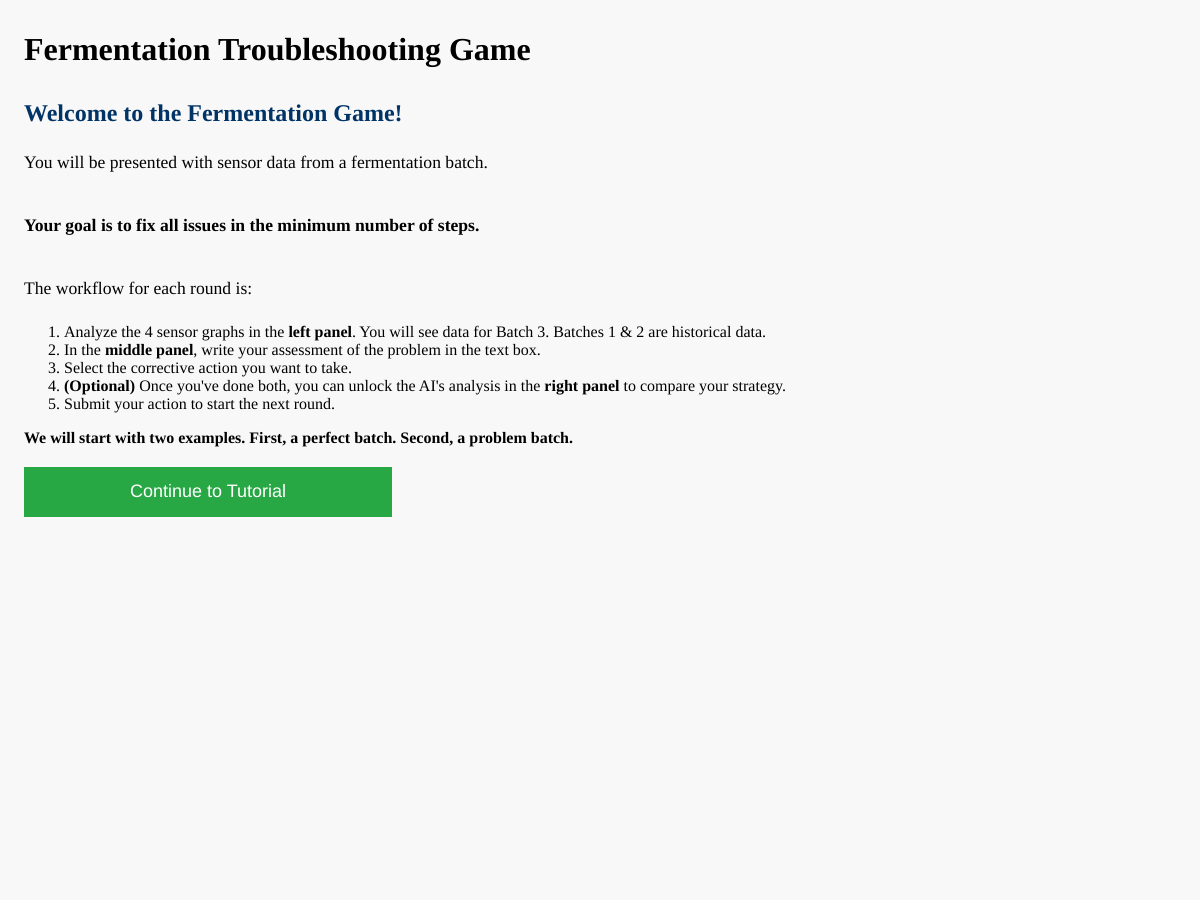
Frame 1 (no input)
Frame 60 (no input): identical to frame 1, image omitted
Frame 120 (the mouse pressed at the canvas centre since frame 60): identical to frame 1, image omitted

The p5.js sketch that drew this single still picture (run headless with seeded random() and noise() and a simulated clock; from frame 60 on, the mouse is pressed at the canvas centre):

// p5.js sketch
// ── sketch.js
// =========================================================================
// === DATA: Scenarios, AI Text, Actions ===================================
// =========================================================================
const SCENARIO_DATA = { 1: { name: '1: All Good', causes: [], sg: 1.025, wortTemp: 20, co2Activity: 20, ph: 4.5 }, 2: { name: '2: Temp Control Fail', causes: ['C1'], sg: 1.018, wortTemp: 25.5, co2Activity: 40, ph: 4.6 }, 3: { name: '3: Yeast Health Issue', causes: ['C2'], sg: 1.045, wortTemp: 19.0, co2Activity: 3, ph: 5.0 }, 4: { name: '4: Oxygen Exposure', causes: ['C3'], sg: 1.018, wortTemp: 21.0, co2Activity: 35, ph: 4.4 }, 5: { name: '5: Sanitation Fail', causes: ['C4'], sg: 1.008, wortTemp: 19.5, co2Activity: 7, ph: 3.2 }, 6: { name: '6: Temp & Yeast', causes: ['C1', 'C2'], sg: 1.050, wortTemp: 25.5, co2Activity: 1, ph: 5.0 }, 7: { name: '7: Temp & Oxygen', causes: ['C1', 'C3'], sg: 1.022, wortTemp: 25.5, co2Activity: 45, ph: 4.7 }, 8: { name: '8: Temp & Sanitation', causes: ['C1', 'C4'], sg: 1.002, wortTemp: 26.0, co2Activity: 20, ph: 2.8 }, 9: { name: '9: Yeast & Oxygen', causes: ['C2', 'C3'], sg: 1.048, wortTemp: 19.0, co2Activity: 2, ph: 5.1 }, 10: { name: '10: Yeast & Sanitation', causes: ['C2', 'C4'], sg: 1.010, wortTemp: 19.5, co2Activity: 4, ph: 3.5 }, 12: { name: '12: Oxygen & Sanitation', causes: ['C3', 'C4'], sg: 1.005, wortTemp: 19.5, co2Activity: 10, ph: 3.0 }, 13: { name: '13: Temp, Yeast, Oxygen', causes: ['C1', 'C2', 'C3'], sg: 1.048, wortTemp: 25.5, co2Activity: 1, ph: 5.1 }, 14: { name: '14: Temp, Yeast, Sanitation', causes: ['C1', 'C2', 'C4'], sg: 1.008, wortTemp: 26.0, co2Activity: 5, ph: 3.0 }, 15: { name: '15: Temp, Oxygen, Sanitation', causes: ['C1', 'C3', 'C4'], sg: 1.001, wortTemp: 26.5, co2Activity: 15, ph: 2.7 }, 16: { name: '16: All Together', causes: ['C1', 'C2', 'C3', 'C4'], sg: 1.040, wortTemp: 26.0, co2Activity: 2, ph: 3.5 },};
const ACTIONS = { 'fix_temp': { text: 'Fix Temperature Controller', fixes: 'C1' }, 'pitch_yeast': { text: 'Pitch New/Healthy Yeast', fixes: 'C2' }, 'manage_oxygen': { text: 'Improve Oxygen Management', fixes: 'C3' }, 'sterilize': { text: 'Sterilize Equipment', fixes: 'C4' }};
const SENSOR_DEFS = { sg: { label: 'SG', unit: '', min: 0.990, max: 1.060 }, wortTemp: { label: 'Wort Temp', unit: '°C', min: 10, max: 30 }, co2Activity: { label: 'CO2 Activity', unit: 'b/min', min: 0, max: 50 }, ph: { label: 'pH', unit: '', min: 3.0, max: 6.0 }};
const AI_ASSESSMENTS = { 1: "All sensors report normal readings within their ideal fermentation ranges. The process appears stable and healthy.", 5: "pH: Significant, continuous drop, reaching unusually low levels (souring). SG: Dropped too low, indicating over-attenuation, likely by a non-yeast microbe. CO2: Low activity, suggesting the primary yeast culture is struggling or outcompeted. This pattern strongly indicates a sanitation failure and bacterial contamination.", 6: "Extremely slow or no SG drop, indicating fermentation is stuck. CO2 activity is almost zero. Wort temp is too high, which stresses the yeast. This combination points to a failure in both temperature control and a severely underperforming or unhealthy yeast pitch." };

// === NEW ===: Added safe operating ranges for graph backgrounds
const SENSOR_RANGES = {
    sg: { normal: [1.020, 1.035] },
    wortTemp: { normal: [19.5, 20.5] },
    co2Activity: { normal: [15, 25] },
    ph: { normal: [4.4, 4.6] }
};

// =========================================================================

const LINE_COLORS = { sg: '#E63946', wortTemp: '#457B9D', co2Activity: '#A8DADC', ph: '#1D3557' };

let gameState = { mode: 'TUTORIAL', step: 1 };
const STARTING_SCENARIO_ID = 6;
let currentScenarioID = null;
let roundNumber = 1; let gameLog = []; let userID = `User_${Date.now()}`; let selectedAction = null;
let sensorHistory = { sg: [], wortTemp: [], co2Activity: [], ph: [] };

// === MODIFIED ===: Layout variables changed for 3-column layout
let PADDING, PANEL_WIDTH, PANEL_Y;
let LEFT_PANEL_X, MID_PANEL_X, RIGHT_PANEL_X;
let mainTitle, roundTitle, rightPanel, userAssessmentEl, aiPanel, aiButton, aiStrategyBox;

// === MODIFIED: Replaced single elements with A/B testing elements ===
let aiAnalysisA_El, aiRecommendationA_El, aiCopyButtonA;
let aiAnalysisB_El, aiRecommendationB_El, aiCopyButtonB;
// === END MOD ===

let currentAIRecommendationText = ''; // To store plain text
let currentAIAnalysisText = ''; // To store plain text analysis
const currentAINoiseText = 'Noise'; // This is constant

let actionContainer, actionButtons = {}, seqContainer, seqRadio, logPanel, logPreviewEl, progressButton, tutorialTextContainer;

function setup() {
    // === MODIFIED ===: Adjusted canvas height for new layout
    createCanvas(windowWidth, 900).style('box-shadow', '0 4px 8px rgba(0,0,0,0.1)');
    angleMode(DEGREES);
    
    calculateLayout();

    // Create ALL UI elements once...
    // === MODIFIED ===: Titles positioned in left column
    mainTitle = createElement('h1', 'Fermentation Troubleshooting Game').position(PADDING, 10);
    tutorialTextContainer = createDiv('').position(PADDING, 80).size(windowWidth - PADDING * 2); // Full width for tutorial
    roundTitle = createElement('h2', '').position(PADDING, 80);
    
    // === SECTION 2: User Panel (Middle) ===
    // === MODIFIED ===: Positioned in Middle Column
    rightPanel = createDiv('').position(MID_PANEL_X, PANEL_Y);
    createElement('h2', 'Your Turn').parent(rightPanel);
    createSpan('1. Write your assessment of the situation:').parent(rightPanel).style('font-weight', 'bold').style('display', 'block').style('margin-top', '20px');
    userAssessmentEl = createElement('textarea').parent(rightPanel).size(PANEL_WIDTH, 100).attribute('placeholder', 'e.g., The temperature is too high...');
    userAssessmentEl.input(checkInputsForAIButton);
    
    createSpan('2. Select your action for the next batch:').parent(rightPanel).style('font-weight', 'bold').style('display', 'block').style('margin-top', '20px');
    actionContainer = createDiv('').parent(rightPanel);
    for (const [key, action] of Object.entries(ACTIONS)) {
        let btn = createButton(action.text).parent(actionContainer).size(PANEL_WIDTH, 35).style('display', 'block').style('margin-bottom', '5px');
        btn.mousePressed(() => {
            selectUserAction(key, btn);
            checkInputsForAIButton(); // Check if AI button can be enabled
        });
        actionButtons[key] = btn;
    }
    createSpan('3. How easy or difficult was this task? (1=Very easy, 7=Very difficult)').parent(rightPanel).style('font-weight', 'bold').style('display', 'block').style('margin-top', '20px');
    seqContainer = createDiv('').parent(rightPanel);
    seqRadio = createRadio().parent(seqContainer).style('display', 'flex').style('width', `${PANEL_WIDTH}px`).style('justify-content', 'space-between');
    for (let i = 1; i <= 7; i++) { seqRadio.option(i); }

    progressButton = createButton('Continue').parent(rightPanel).size(PANEL_WIDTH, 50).style('font-size', '18px').style('background-color', '#28a745').style('color', 'white').style('border', 'none').style('margin-top', '20px');
    
    // === SECTION 3: AI Panel (Right) ===
    // === MODIFIED ===: Positioned in Right Column
    aiPanel = createDiv('').position(RIGHT_PANEL_X, PANEL_Y);
    aiButton = createButton('See AI Analysis & Recommendation').parent(aiPanel).size(PANEL_WIDTH, 40).style('font-size', '16px').style('background-color', '#17a2b8').style('color', 'white').style('border', 'none').mousePressed(toggleAIStrategy);
    aiStrategyBox = createDiv('').parent(aiPanel).size(PANEL_WIDTH, 'auto').style('margin-top', '10px').style('background-color', '#eef7ff').style('border', '1px solid #b3d7ff').style('padding', '15px').style('border-radius', '5px');
    
    // === MODIFIED: Create A/B Testing Layout ===
    
    // --- Block A (Real) ---
    createElement('h3', 'AI Analysis A').parent(aiStrategyBox);
    aiAnalysisA_El = createP('').parent(aiStrategyBox)
        .style('padding', '10px')
        .style('background-color', '#f8f9fa')
        .style('border', '1px solid #ccc')
        .style('border-radius', '4px')
        .style('margin-bottom', '10px')
        .style('min-height', '20px');

    createElement('h3', 'Recommended Action A').parent(aiStrategyBox);
    aiRecommendationA_El = createP('').parent(aiStrategyBox)
        .style('padding', '10px')
        .style('background-color', '#f8f9fa')
        .style('border', '1px solid #ccc')
        .style('border-radius', '4px')
        .style('margin-bottom', '10px')
        .style('min-height', '20px');

    aiCopyButtonA = createButton('Copy AI Analysis A')
        .parent(aiStrategyBox)
        .style('width', `${PANEL_WIDTH - 32}px`) // -32 for padding/border
        .style('min-height', '40px')
        .style('padding', '10px')
        .style('background-color', '#007bff')
        .style('color', 'white')
        .style('border', 'none')
        .style('border-radius', '5px')
        .style('margin-top', '5px')
        .style('cursor', 'pointer');
        
    aiCopyButtonA.mousePressed(() => {
        const combinedText = `${currentAIAnalysisText}\n\nRecommended Action: ${currentAIRecommendationText}`;
        userAssessmentEl.value(combinedText.trim()); 
        checkInputsForAIButton(); // Re-check button states
    });

    // --- Divider ---
    createElement('hr').parent(aiStrategyBox).style('margin', '20px 0');

    // --- Block B (Noise) ---
    createElement('h3', 'AI Analysis B (Noise)').parent(aiStrategyBox);
    aiAnalysisB_El = createP(currentAINoiseText).parent(aiStrategyBox)
        .style('padding', '10px')
        .style('background-color', '#f8f9fa')
        .style('border', '1px solid #ccc')
        .style('border-radius', '4px')
        .style('margin-bottom', '10px')
        .style('min-height', '20px');

    createElement('h3', 'Recommended Action B (Noise)').parent(aiStrategyBox);
    aiRecommendationB_El = createP(currentAINoiseText).parent(aiStrategyBox)
        .style('padding', '10px')
        .style('background-color', '#f8f9fa')
        .style('border', '1px solid #ccc')
        .style('border-radius', '4px')
        .style('margin-bottom', '10px')
        .style('min-height', '20px');

    aiCopyButtonB = createButton('Copy AI Analysis B')
        .parent(aiStrategyBox)
        .style('width', `${PANEL_WIDTH - 32}px`) // -32 for padding/border
        .style('min-height', '40px')
        .style('padding', '10px')
        .style('background-color', '#6c757d') // Grey color
        .style('color', 'white')
        .style('border', 'none')
        .style('border-radius', '5px')
        .style('margin-top', '5px')
        .style('cursor', 'pointer');
        
    aiCopyButtonB.mousePressed(() => {
        const combinedText = `${currentAINoiseText}\n\nRecommended Action: ${currentAINoiseText}`;
        userAssessmentEl.value(combinedText.trim()); 
        checkInputsForAIButton(); // Re-check button states
    });
    // === END MODIFICATION ===
    
    // === Logging Section (at bottom) ===
    // === MODIFIED ===: Positioned at bottom, spans width
    logPanel = createDiv('').position(PADDING, LOG_Y);
    createElement('h2', 'Experiment Log').parent(logPanel);
    const downloadButton = createButton('Download Log (CSV)').parent(logPanel).mousePressed(downloadLog);
    logPreviewEl = createP('Log will appear here...').parent(logPanel).size(windowWidth - PADDING * 2, 100).style('background-color', '#e9ecef').style('padding', '10px').style('overflow-y', 'auto');
    
    updateUIForState();
}

// === NEW ===: Function to calculate all layout variables for 3 columns
function calculateLayout() {
    PADDING = windowWidth * 0.02;
    PANEL_WIDTH = constrain((windowWidth - PADDING * 4) / 3, 300, 500); // Width of one column
    PANEL_Y = 140; // Start Y for all 3 panels

    LEFT_PANEL_X = PADDING;
    MID_PANEL_X = PADDING * 2 + PANEL_WIDTH;
    RIGHT_PANEL_X = PADDING * 3 + PANEL_WIDTH * 2;

    // Graph dimensions (for 1x4 stack in left panel)
    GRAPH_W = PANEL_WIDTH;
    GRAPH_H = 120; // Height of one small graph (Reduced from 150)
    
    // Log Panel (Bottom)
    // Positioned below the tallest potential panel (graphs)
    const graphColumnHeight = (GRAPH_H + PADDING) * 4; // Approx 680px
    LOG_Y = PANEL_Y + graphColumnHeight + PADDING * 2; // Add padding
}


function windowResized() {
    // === MODIFIED ===: Adjusted canvas height
    resizeCanvas(windowWidth, 900);
    calculateLayout();

    // Reposition all elements
    mainTitle.position(PADDING, 10);
    tutorialTextContainer.position(PADDING, 80).size(windowWidth - PADDING * 2);
    roundTitle.position(PADDING, 80);
    
    // Middle Panel
    rightPanel.position(MID_PANEL_X, PANEL_Y).size(PANEL_WIDTH);
    userAssessmentEl.size(PANEL_WIDTH, 100);
    actionContainer.size(PANEL_WIDTH);
    for (const btn of Object.values(actionButtons)) {
        btn.size(PANEL_WIDTH, 35);
    }
    seqContainer.style('width', `${PANEL_WIDTH}px`);
    progressButton.size(PANEL_WIDTH, 50);

    // Right Panel
    aiPanel.position(RIGHT_PANEL_X, PANEL_Y).size(PANEL_WIDTH);
    aiButton.size(PANEL_WIDTH, 40);
    aiStrategyBox.size(PANEL_WIDTH, 'auto');
    // === MODIFIED: Resize new copy buttons ===
    aiCopyButtonA.style('width', `${PANEL_WIDTH - 32}px`);
    aiCopyButtonB.style('width', `${PANEL_WIDTH - 32}px`);
    // === END MODIFICATION ===
    
    // Log Panel
    logPanel.position(PADDING, LOG_Y);
    logPreviewEl.size(windowWidth - PADDING * 2, 100);
}

function draw() {
    background(248);
    // === MODIFIED ===: Call new function to draw 4 graphs
    if (currentScenarioID && gameState.mode !== 'TUTORIAL' || (gameState.mode === 'TUTORIAL' && gameState.step > 1)) {
        drawAllDashboardGraphs();
    }
}

// --- STATE MANAGEMENT & UI CONTROL ---
function updateUIForState() {
    [mainTitle, roundTitle, rightPanel, tutorialTextContainer, aiPanel, logPanel, progressButton].forEach(el => el.hide());
    resetActionButtonsStyle(); selectedAction = null; userAssessmentEl.value(''); seqRadio.value(null);

    aiButton.attribute('disabled', 'true').style('background-color', '#ccc');
    aiStrategyBox.hide();

    if (gameState.mode === 'TUTORIAL') {
        switch (gameState.step) {
            case 1:
                mainTitle.show(); tutorialTextContainer.show();
                
                drawTutorialStep1Text(); 
                
                // === MODIFIED ===: Button attached to tutorial container
                tutorialTextContainer.child(progressButton);
                progressButton.show();
                progressButton.html('Continue to Tutorial').mousePressed(goToTutorialStep2);
                break;
            case 2:
                // === MODIFIED ===: Show round title, hide tutorial text
                roundTitle.html('Tutorial: Write assessment and move forward').show();
                tutorialTextContainer.hide();
                
                rightPanel.show(); // Show Middle Panel
                rightPanel.child(progressButton);
                progressButton.show();
                [actionContainer, seqContainer, aiPanel].forEach(el => el.hide()); // Hide actions, seq, and AI
                progressButton.html('Continue').mousePressed(checkTutorialStep2);
                break;
            case 3:
                // === MODIFIED ===: Show round title, hide tutorial text
                roundTitle.html('Tutorial: Assess, Act, then Check AI').show();
                tutorialTextContainer.hide();
                
                rightPanel.show(); // Show Middle Panel
                aiPanel.show(); // Show Right Panel
                actionContainer.show();
                
                rightPanel.child(progressButton);
                progressButton.show();
                seqContainer.hide();
                progressButton.html('Check & Finish Tutorial').mousePressed(checkTutorialStep3);
                break;
        }
    } else if (gameState.mode === 'GAME') {
        // === MODIFIED ===: Show all 3 panels (graphs are in draw loop)
        mainTitle.show(); 
        roundTitle.html(`Round ${roundNumber}: Sensor Dashboard`).show();
        tutorialTextContainer.hide();
        
        rightPanel.show(); // Show Middle Panel
        aiPanel.show(); // Show Right Panel
        logPanel.show(); // Show Log Panel
        
        actionContainer.show();
        seqContainer.show();
        
        rightPanel.child(progressButton);
        progressButton.show();
        progressButton.html('Start Next Round').mousePressed(startNextBatch);
    }
    if (currentScenarioID) updateAIBoxContent();
}

// --- TUTORIAL PROGRESSION ---
function drawTutorialStep1Text() {
    tutorialTextContainer.html(`
        <h2 style="color: #003366;">Welcome to the Fermentation Game!</h2>
        <p style="font-size: 1.1em; line-height: 1.8;">
            You will be presented with sensor data from a fermentation batch. <br><br>
            <b>Your goal is to fix all issues in the minimum number of steps.</b><br><br>
            The workflow for each round is:
            <ol>
                <li>Analyze the 4 sensor graphs in the <b>left panel</b>. You will see data for Batch 3. Batches 1 & 2 are historical data.</li>
                <li>In the <b>middle panel</b>, write your assessment of the problem in the text box.</li>
                <li>Select the corrective action you want to take.</li>
                <li><b>(Optional)</b> Once you've done both, you can unlock the AI's analysis in the <b>right panel</b> to compare your strategy.</li>
                <li>Submit your action to start the next round.</li>
            </ol>
            <b>We will start with two examples. First, a perfect batch. Second, a problem batch.</b>
        </p>`);
}

function seedSensorHistory(startScenarioID) {
    sensorHistory = { sg: [], wortTemp: [], co2Activity: [], ph: [] };
    const goodData = SCENARIO_DATA[1];
    const startData = SCENARIO_DATA[startScenarioID];
    for (let i = 0; i < 2; i++) {
        sensorHistory.sg.push(goodData.sg);
        sensorHistory.wortTemp.push(goodData.wortTemp);
        sensorHistory.co2Activity.push(goodData.co2Activity);
        sensorHistory.ph.push(goodData.ph);
    }
    sensorHistory.sg.push(startData.sg);
    sensorHistory.wortTemp.push(startData.wortTemp);
    sensorHistory.co2Activity.push(startData.co2Activity);
    sensorHistory.ph.push(startData.ph);
}

function goToTutorialStep2() { 
    gameState.step = 2; 
    currentScenarioID = 1;
    seedSensorHistory(currentScenarioID); 
    updateUIForState(); 
}
function checkTutorialStep2() { 
    if (userAssessmentEl.value().trim().toLowerCase().includes('good')) { 
        gameState.step = 3; 
        currentScenarioID = 5;
        seedSensorHistory(currentScenarioID);
        updateUIForState(); 
    } else { 
        alert('Please look at the graphs (all lines stable and normal) and write "All good" in the text box to continue.'); 
    } 
}
function checkTutorialStep3() { 
    const assessmentFilled = userAssessmentEl.value().trim() !== '';
    if (!assessmentFilled) {
        alert('Please write your assessment first. Look at the graphs - what do you think is wrong?'); 
        return; 
    }
    if (selectedAction === null) {
        alert('Please select an action based on your assessment.'); 
        return; 
    }
    if (aiStrategyBox.style('display') === 'none') {
        alert('Great! You\'ve made your choice. Now click "See AI Analysis & Recommendation" to check your work.'); 
        return; 
    }
    if (selectedAction !== 'sterilize') {
        alert('Your selected action is incorrect. Look at the AI recommendation and select "Sterilize Equipment" to continue.'); 
        return; 
    }
    startGame(); 
}
function startGame() { 
    gameState.mode = 'GAME'; 
    currentScenarioID = STARTING_SCENARIO_ID; 
    roundNumber = 1;
    seedSensorHistory(currentScenarioID); 
    alert("Tutorial complete! The real challenge begins now."); 
    updateUIForState(); 
}

// --- MAIN GAME LOGIC ---
function startNextBatch() {
    const userAssessment = userAssessmentEl.value();
    const seqScore = seqRadio.value();
    if (!selectedAction || userAssessment.trim() === '' || !seqScore) { alert('Please write an assessment, select an action, and rate the difficulty.'); return; }
    
    const currentBatchNum = sensorHistory.sg.length;
    const logEntry = { userID, round: roundNumber, batch: currentBatchNum, currentScenarioID, currentScenarioName: SCENARIO_DATA[currentScenarioID].name, userAssessmentText: userAssessment.replace(/,/g, ';'), aiText: (AI_ASSESSMENTS[currentScenarioID] || '').replace(/,/g, ';'), aiChecked: aiStrategyBox.style('display') !== 'none', userAction: selectedAction, seqScore };
    
    const nextScenarioID = determineNextState(currentScenarioID, selectedAction);
    logEntry.nextScenarioID = nextScenarioID;
    gameLog.push(logEntry); logPreviewEl.html(`<pre>${JSON.stringify(gameLog, null, 2)}</pre>`);
    
    if (nextScenarioID === 1) { 
        currentScenarioID = nextScenarioID;
        updateSensorHistory();
        endGame(); 
        return; 
    }
    
    roundNumber++;
    currentScenarioID = nextScenarioID;
    updateSensorHistory();
    updateUIForState();
}

// --- HELPER & DRAWING FUNCTIONS ---

function updateSensorHistory() {
    if (!currentScenarioID) return;
    if (sensorHistory.sg.length >= 8) return; 
    const scenario = SCENARIO_DATA[currentScenarioID];
    sensorHistory.sg.push(scenario.sg);
    sensorHistory.wortTemp.push(scenario.wortTemp);
    sensorHistory.co2Activity.push(scenario.co2Activity);
    sensorHistory.ph.push(scenario.ph);
}

function checkInputsForAIButton() {
    const assessmentFilled = userAssessmentEl.value().trim() !== '';
    const actionSelected = selectedAction !== null;
    
    if ((gameState.mode === 'TUTORIAL' && gameState.step === 3) || gameState.mode === 'GAME') {
        if (assessmentFilled && actionSelected) {
            aiButton.removeAttribute('disabled');
            aiButton.style('background-color', '#17a2b8');
        } else {
            aiButton.attribute('disabled', 'true');
            aiButton.style('background-color', '#ccc');
            aiStrategyBox.hide();
        }
    }
}

// === MODIFIED ===: Main function to draw the 1x4 stack of graphs
function drawAllDashboardGraphs() {
    // 1x4 grid layout in the left panel
    const x = LEFT_PANEL_X;
    const y1 = PANEL_Y;
    const y2 = PANEL_Y + GRAPH_H + PADDING;
    const y3 = PANEL_Y + (GRAPH_H + PADDING) * 2;
    const y4 = PANEL_Y + (GRAPH_H + PADDING) * 3;
    
    drawSingleGraph('sg', x, y1, GRAPH_W, GRAPH_H);
    drawSingleGraph('wortTemp', x, y2, GRAPH_W, GRAPH_H);
    drawSingleGraph('co2Activity', x, y3, GRAPH_W, GRAPH_H);
    drawSingleGraph('ph', x, y4, GRAPH_W, GRAPH_H);
}


// === NEW ===: Reusable function to draw one graph
function drawSingleGraph(sensorID, x, y, w, h) {
    const def = SENSOR_DEFS[sensorID];
    const history = sensorHistory[sensorID];
    const color = LINE_COLORS[sensorID];
    const numPoints = history.length;
    
    push();
    
    // Draw graph boundary
    stroke(150);
    noFill();
    rect(x, y, w, h);
    
    // === NEW: Draw safety zone ===
    const ranges = SENSOR_RANGES[sensorID];
    if (ranges && ranges.normal) {
        // map(value, minIn, maxIn, minOut, maxOut)
        const yNormalMin = map(ranges.normal[1], def.min, def.max, y + h, y); // Map high value to low Y
        const yNormalMax = map(ranges.normal[0], def.min, def.max, y + h, y); // Map low value to high Y
        const normalRangeHeight = yNormalMax - yNormalMin;
        
        push();
        fill(220, 245, 220); // Light green background
        noStroke();
        rect(x, yNormalMin, w, normalRangeHeight);
        pop();
    }
    // === END NEW ===

    // Draw Graph Title
    fill(color);
    noStroke();
    textSize(14);
    textStyle(BOLD);
    textAlign(LEFT, TOP);
    text(`${def.label} (${def.unit})`, x + 10, y + 10);
    
    // Draw Y-axis min/max labels
    textSize(10);
    textStyle(NORMAL);
    fill(100);
    textAlign(RIGHT, TOP);
    text(def.max.toFixed(def.label === 'SG' ? 3 : (def.label === 'pH' ? 2 : 1)), x - 5, y + 5);
    textAlign(RIGHT, BOTTOM);
    text(def.min.toFixed(def.label === 'SG' ? 3 : (def.label === 'pH' ? 2 : 1)), x - 5, y + h - 5);


    // Draw X-axis labels for all 8 batches
    textAlign(CENTER, TOP);
    fill(100);
    noStroke();
    textSize(10);
    const xPad = w / 16; // Padding inside the graph
    for (let b = 1; b <= 8; b++) {
        const xPos = map(b, 1, 8, x + xPad, x + w - xPad);
        // === MODIFIED: Changed label from B to T ===
        text(`T${b}`, xPos, y + h + 5);
        // === END MODIFICATION ===
    }
    
    // Draw the line
    stroke(color);
    strokeWeight(2);
    noFill();
    beginShape();
    
    let lastX = 0, lastY = 0;

    for (let i = 0; i < numPoints; i++) {
        const val = history[i];
        const b = i + 1; // Batch number
        const xPos = map(b, 1, 8, x + xPad, x + w - xPad);
        const yPos = map(val, def.min, def.max, y + h, y); // Inverted Y-axis
        
        vertex(xPos, yPos);
        
        // Draw a small circle at each data point
        push();
        fill(color);
        noStroke();
        circle(xPos, yPos, 6);
        pop();
        
        if (i === numPoints - 1) {
            lastX = xPos;
            lastY = yPos;
        }
    }
    endShape();
    
    // Draw current value label at the end of the line
    if (numPoints > 0) {
        fill(color);
        noStroke();
        textSize(12);
        textAlign(LEFT, CENTER);
        textStyle(BOLD);
        const lastVal = history[numPoints - 1];
        text(lastVal.toFixed(def.label === 'SG' ? 3 : (def.label === 'pH' ? 2 : 1)), lastX + 8, lastY);
    }
    
    pop();
}


function updateAIBoxContent() {
    if (!currentScenarioID) return;
    const scenario = SCENARIO_DATA[currentScenarioID];
    
    // === MODIFIED: Store plain text for analysis ===
    currentAIAnalysisText = AI_ASSESSMENTS[currentScenarioID] || 'No detailed assessment available.';
    aiAnalysisA_El.html(currentAIAnalysisText); // Set HTML for Block A
    // === END MODIFICATION ===
    
    const recommendedActions = scenario.causes.map(cause => 
        Object.values(ACTIONS).find(a => a.fixes === cause).text
    );
    
    // === MODIFIED: Set P tag text and copy-text variable ===
    if (recommendedActions.length > 0) {
         currentAIRecommendationText = recommendedActions.join('; '); // Plain text for copy
         aiRecommendationA_El.html(recommendedActions.join('<br>')); // HTML for Block A
    } else {
         currentAIRecommendationText = 'No corrective action needed.';
         aiRecommendationA_El.html('No corrective action needed.');
    }
    
    // Set content for Block B (Noise)
    aiAnalysisB_El.html(currentAINoiseText);
    aiRecommendationB_El.html(currentAINoiseText);
    // === END MODIFICATION ===
}

function determineNextState(currentID, actionID) { const currentCauses = SCENARIO_DATA[currentID].causes; const causeToFix = ACTIONS[actionID].fixes; if (currentCauses.includes(causeToFix)) { const remainingCauses = currentCauses.filter(c => c !== causeToFix); for (const [id, scenario] of Object.entries(SCENARIO_DATA)) { if (scenario.causes.length === remainingCauses.length && remainingCauses.every(c => scenario.causes.includes(c))) { return parseInt(id); } } } return currentID; }
function endGame() { 
    const userRounds = roundNumber;
    gameLog.forEach(entry => entry.performanceScore = userRounds); 
    logPreviewEl.html(`<pre>${JSON.stringify(gameLog, null, 2)}</pre>`); 
    
    // Use a custom modal/div instead of alert
    const endMessage = createDiv(`
        <div style="position: fixed; top: 0; left: 0; width: 100%; height: 100%; background: rgba(0,0,0,0.5); display: flex; justify-content: center; align-items: center; z-index: 1000;">
            <div style="background: white; padding: 30px; border-radius: 8px; box-shadow: 0 4px 15px rgba(0,0,0,0.2); text-align: center;">
                <h2>Congratulations!</h2>
                <p style="font-size: 1.1em; margin: 15px 0;">You fixed all the issues in ${userRounds} rounds.</p>
                <p>Please download the log file to complete the game.</p>
            </div>
        </div>
    `);
    
    selectAll('button').forEach(b => b.attribute('disabled', '')); 
}
function selectUserAction(actionKey, button) { selectedAction = actionKey; resetActionButtonsStyle(); button.style('background-color', '#007bff').style('color', 'white'); }
function resetActionButtonsStyle() { for (const btn of Object.values(actionButtons)) { btn.style('background-color', '#f0f0f0').style('color', 'black'); } }
function toggleAIStrategy() { if (aiStrategyBox.style('display') === 'none') { aiStrategyBox.show(); } else { aiStrategyBox.hide(); } }
function downloadLog() { let csvContent = "data:text/csv;charset=utf-8,"; if (gameLog.length === 0) return; csvContent += Object.keys(gameLog[0]).join(",") + "\r\n"; gameLog.forEach(row => { csvContent += Object.values(row).join(",") + "\r\n"; }); const encodedUri = encodeURI(csvContent); const link = createA(encodedUri, ''); link.attribute("download", `fermentation_log_${userID}.csv`); link.elt.click(); link.remove(); }
